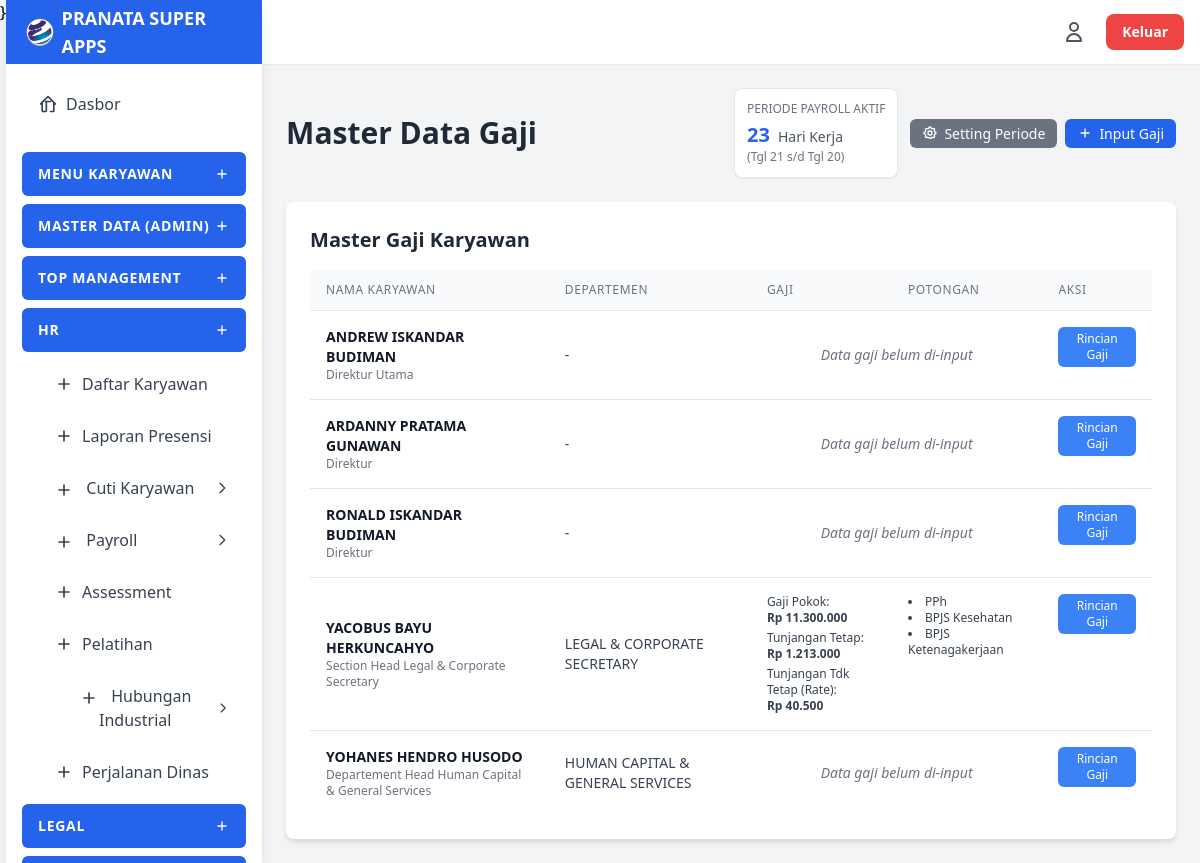
The app's page /modules/hr/payroll_master_gaji.php (signed in) with its own data.
### tables this page shows
CREATE TABLE `users` (
  `id` int(11) NOT NULL,
  `nik` varchar(50) NOT NULL COMMENT 'Nomor Induk Karyawan',
  `password` varchar(255) NOT NULL COMMENT 'Gunakan password_hash() di PHP',
  `nama_lengkap` varchar(255) NOT NULL,
  `email` varchar(255) NOT NULL,
  `jenis_kelamin` enum('Laki-laki','Perempuan') DEFAULT NULL,
  `alamat` text DEFAULT NULL,
  `telepon` varchar(30) DEFAULT NULL,
  `no_ktp` varchar(50) DEFAULT NULL,
  `npwp` varchar(50) DEFAULT NULL,
  `status_perkawinan` varchar(20) DEFAULT NULL COMMENT 'Misal: TK/0, K/1, K/2, K/3',
  `pendidikan_terakhir` enum('Tidak Sekolah','SD','SMP','SMA/SMK','D1','D2','D3','S1','S2','S3') DEFAULT NULL,
  `jumlah_tanggungan` int(2) NOT NULL DEFAULT 0,
  `nama_jabatan` varchar(100) DEFAULT NULL,
  `pic` varchar(100) DEFAULT NULL,
  `id_direktorat` int(11) DEFAULT NULL,
  `id_divisi` int(11) DEFAULT NULL,
  `id_departemen` int(11) DEFAULT NULL,
  `id_section` int(11) DEFAULT NULL,
  `atasan_id` int(11) DEFAULT NULL COMMENT 'FK ke users.id (Atasan Langsung)',
  `tanggal_masuk` date DEFAULT NULL,
  `jumlah_cuti` int(5) DEFAULT 12,
  `penempatan_kerja` varchar(100) DEFAULT NULL,
  `status_karyawan` enum('PKWT','PKWTT','BOD','BOC','Freelance','OS','Magang','KHL') NOT NULL DEFAULT 'PKWT',
  `terakhir_cuti` date DEFAULT NULL,
  `expired_pkwt` date DEFAULT NULL,
  `bank_nama` varchar(100) DEFAULT NULL,
  `bank_rekening` varchar(100) DEFAULT NULL,
  `bank_atas_nama` varchar(255) DEFAULT NULL,
  `kontak_darurat_nama` varchar(255) DEFAULT NULL,
  `kontak_darurat_hubungan` varchar(100) DEFAULT NULL,
  `kontak_darurat_telepon` varchar(30) DEFAULT NULL,
  `tier` enum('Admin','Staf','Supervisor','Manager','Direksi','Komisaris','Pemegang Saham') NOT NULL,
  `app_akses` enum('Admin','HR','Legal','Finance','Top Management','Karyawan') NOT NULL DEFAULT 'Karyawan',
  `foto_profile_path` varchar(255) DEFAULT NULL,
  `created_at` timestamp NOT NULL DEFAULT current_timestamp()
);

CREATE TABLE `departemen` (
  `id` int(11) NOT NULL,
  `id_divisi` int(11) NOT NULL,
  `nama_departemen` varchar(255) NOT NULL,
  `kode_departemen` varchar(2) DEFAULT NULL COMMENT '2 digit kode unik departemen',
  `nomor_urut_terakhir` int(3) NOT NULL DEFAULT 0 COMMENT 'Nomor urut terakhir yg digunakan',
  `id_pimpinan` int(11) DEFAULT NULL COMMENT 'FK ke users.id (Manager)'
);

CREATE TABLE `payroll_master_gaji` (
  `id` int(11) NOT NULL,
  `user_id` int(11) NOT NULL COMMENT 'FK ke users.id',
  `gaji_pokok` bigint(20) NOT NULL DEFAULT 0,
  `tunj_jabatan` bigint(20) NOT NULL DEFAULT 0 COMMENT 'Tunjangan Tetap',
  `tunj_kesehatan` bigint(20) NOT NULL DEFAULT 0 COMMENT 'Tunjangan Tetap (Asuransi)',
  `tunj_transport` bigint(20) NOT NULL DEFAULT 0 COMMENT 'Tunjangan Tidak Tetap',
  `tunj_makan` bigint(20) NOT NULL DEFAULT 0 COMMENT 'Tunjangan Tidak Tetap',
  `tunj_rumah` bigint(20) NOT NULL DEFAULT 0 COMMENT 'Tunjangan Tidak Tetap',
  `tunj_pendidikan` bigint(20) NOT NULL DEFAULT 0 COMMENT 'Tunjangan Tidak Tetap',
  `tunj_komunikasi` bigint(20) NOT NULL DEFAULT 0 COMMENT 'Tunjangan Tidak Tetap',
  `status_ptkp` varchar(10) DEFAULT NULL COMMENT 'Status PTKP (Misal: TK/0, K/1)',
  `pot_pph` tinyint(1) NOT NULL DEFAULT 0 COMMENT 'Potongan Wajib (0=Tidak, 1=Ya)',
  `pot_bpjs_kesehatan` tinyint(1) NOT NULL DEFAULT 0 COMMENT 'Potongan Wajib (0=Tidak, 1=Ya)',
  `pot_bpjs_ketenagakerjaan` tinyint(1) NOT NULL DEFAULT 0 COMMENT 'Potongan Wajib (0=Tidak, 1=Ya)',
  `updated_by_id` int(11) DEFAULT NULL COMMENT 'ID HR/Admin yg terakhir update',
  `updated_at` timestamp NOT NULL DEFAULT current_timestamp() ON UPDATE current_timestamp()
);

### modules/hr/payroll_master_gaji.php (the view, shortened to what this page needs)
<?php
require '../../includes/db.php';
$errors = [];
$daftar_karyawan_gaji = [];
$sql_get = "
    SELECT
        u.id as user_id, u.nama_lengkap, u.nama_jabatan,
        d.nama_departemen,
        g.gaji_pokok,
        (g.tunj_jabatan + g.tunj_kesehatan) AS total_tunj_tetap,
        (g.tunj_transport + g.tunj_makan + g.tunj_rumah + g.tunj_pendidikan) AS total_tunj_tidak_tetap_gross, -- Dikeluarkan tunj_komunikasi
        g.pot_pph,
        g.pot_bpjs_kesehatan,
        g.pot_bpjs_ketenagakerjaan,
        g.id AS gaji_id
    FROM users u
    LEFT JOIN departemen d ON u.id_departemen = d.id
    LEFT JOIN payroll_master_gaji g ON u.id = g.user_id
    WHERE u.tier != 'Admin' AND u.status_karyawan IN ('PKWT', 'PKWTT', 'BOD', 'BOC')
    ORDER BY u.nama_lengkap ASC
";
$result_get = $conn->query($sql_get);
if ($result_get) {
    while ($row = $result_get->fetch_assoc()) {
        $daftar_karyawan_gaji[] = $row;
    }
} else {
    $errors[] = "Gagal mengambil data karyawan: " . $conn->error;
}
$payroll_settings = [];
$sql_settings = "SELECT setting_key, setting_value FROM payroll_settings
                 WHERE setting_key IN ('periode_mulai', 'periode_akhir', 'jumlah_hari_kerja')";
$result_settings = $conn->query($sql_settings);
if ($result_settings) {
    while ($row = $result_settings->fetch_assoc()) {
        $payroll_settings[$row['setting_key']] = $row['setting_value'];
    }
}
$periode_mulai_info = $payroll_settings['periode_mulai'] ?? 'N/A';
$periode_akhir_info = $payroll_settings['periode_akhir'] ?? 'N/A';
$jumlah_hari_kerja_info = $payroll_settings['jumlah_hari_kerja'] ?? 0;
require '../../includes/header.php';
require '../../includes/sidebar.php';
?>
<main class="flex-1 overflow-x-hidden overflow-y-auto bg-gray-100 p-6">
    <div class="flex flex-wrap justify-between items-center mb-6 gap-3">
        <h1 class="text-3xl font-bold text-gray-800">Master Data Gaji</h1>
        <div class="flex flex-wrap items-center gap-3">
            <div class="bg-white p-3 rounded-lg shadow-sm border border-gray-200">
                <h4 class="text-xs font-medium text-gray-500 uppercase">Periode Payroll Aktif</h4>
                <div class="flex items-baseline space-x-2 mt-1">
                    <span class="text-xl font-bold text-blue-600 info-box-hari-kerja"><?php echo $jumlah_hari_kerja_info; ?></span>
                    <span class="text-sm text-gray-600">Hari Kerja</span>
                </div>
                <p class="text-xs text-gray-500 info-box-periode">(Tgl <?php echo $periode_mulai_info; ?> s/d Tgl <?php echo $periode_akhir_info; ?>)</p>
            </div>
            <div class="flex space-x-2">
                <button
                    type="button"
                    onclick="openPeriodeModal()"
                    class="btn-primary-sm bg-gray-500 hover:bg-gray-600 flex items-center">
                    Setting Periode
                </button>
                <button
                    type="button"
                    onclick="openModal('gajiModal', 'Input Gaji Karyawan Baru', null)"
                    class="btn-primary-sm bg-blue-600 hover:bg-blue-700 flex items-center">
                    <svg class="w-4 h-4 mr-1.5" fill="none" stroke="currentColor" viewBox="0 0 24 24" xmlns="http://www.w3.org/2000/svg"><path stroke-linecap="round" stroke-linejoin="round" stroke-width="2" d="M12 6v6m0 0v6m0-6h6m-6 0H6"></path></svg>
                    Input Gaji
                </button>
            </div>
        </div>
    </div>
    <div class="card">
        <div class="card-content">
            <h3 class="text-xl font-semibold text-gray-800 mb-4">Master Gaji Karyawan</h3>
            <div class="overflow-x-auto">
                <table class="w-full divide-y divide-gray-200">
                    <thead class="bg-gray-50">
                        <tr>
                            <th scope="col" class="px-4 py-3 text-left text-xs font-medium text-gray-500 uppercase tracking-wider">Nama Karyawan</th>
                            <th scope="col" class="px-4 py-3 text-left text-xs font-medium text-gray-500 uppercase tracking-wider">Departemen</th>
                            <th scope="col" class="px-4 py-3 text-left text-xs font-medium text-gray-500 uppercase tracking-wider">Gaji</th>
                            <th scope="col" class="px-4 py-3 text-left text-xs font-medium text-gray-500 uppercase tracking-wider">Potongan</th>
                            <th scope="col" class="px-4 py-3 text-left text-xs font-medium text-gray-500 uppercase tracking-wider">Aksi</th>
                        </tr>
                        </thead>
                    <tbody class="bg-white divide-y divide-gray-200">
                        <?php if (empty($daftar_karyawan_gaji)): ?>
                            <tr>
                                <td colspan="5" class="px-4 py-4 text-center text-sm text-gray-500"> Belum ada data karyawan.
                                </td>
                            </tr>
                        <?php else: ?>
                            <?php foreach ($daftar_karyawan_gaji as $data): ?>
                                <tr>
                                    <td class="px-4 py-4 text-sm text-gray-900">
                                        <div class="font-semibold"><?php echo htmlspecialchars($data['nama_lengkap']); ?></div>
                                        <div class="text-xs text-gray-500"><?php echo htmlspecialchars($data['nama_jabatan'] ?: '-'); ?></div>
                                    </td>
                                    <td class="px-4 py-4 text-sm text-gray-700"><?php echo htmlspecialchars($data['nama_departemen'] ?: '-'); ?></td>
                                    <?php if (empty($data['gaji_id'])):  ?>
                                        <td colspan="2" class="px-4 py-4 text-sm text-center text-gray-500 italic"> Data gaji belum di-input
                                        </td>
                                    <?php else: ?>
                                        <td class="px-4 py-4 text-xs text-gray-700 align-top">
                                            <div>Gaji Pokok:</div>
                                            <div class="font-bold">Rp <?php echo number_format($data['gaji_pokok'], 0, ',', '.'); ?></div>
                                            <div class="mt-1">Tunjangan Tetap:</div>
                                            <div class="font-bold">Rp <?php echo number_format($data['total_tunj_tetap'], 0, ',', '.'); ?></div>
                                            <div class="mt-1">Tunjangan Tdk Tetap (Rate):</div>
                                            <div class="font-bold">Rp <?php echo number_format($data['total_tunj_tidak_tetap_gross'], 0, ',', '.'); ?></div>
                                        </td>
                                        <td class="px-4 py-4 text-xs text-gray-700 align-top">
                                            <?php
                                            $potongan_list = [];
                                            if ($data['pot_pph'] == 1) { $potongan_list[] = 'PPh'; }
                                            if ($data['pot_bpjs_kesehatan'] == 1) { $potongan_list[] = 'BPJS Kesehatan'; }
                                            if ($data['pot_bpjs_ketenagakerjaan'] == 1) { $potongan_list[] = 'BPJS Ketenagakerjaan'; }
                                            if (empty($potongan_list)) {
                                                echo '-';
                                            } else {
                                                echo '<ul class="list-disc list-inside">';
                                                foreach ($potongan_list as $pot) {
                                                    echo '<li>' . $pot . '</li>';
                                                }
                                                echo '</ul>';
                                            }
                                            ?>
                                        </td>
                                    <?php endif; ?>
                                    <td class="px-4 py-4 text-sm align-top">
                                        <button
                                            type="button"
                                            onclick="openRincianModal(<?php echo $data['user_id']; ?>, '<?php echo htmlspecialchars(addslashes($data['nama_lengkap'])); ?>', <?php echo $jumlah_hari_kerja_info; ?>)"
                                            class="btn-primary-sm bg-blue-500 hover:bg-blue-600 text-xs">
                                            Rincian Gaji
                                        </button>
                                    </td>
                                </tr>
                            <?php endforeach; ?>
                        <?php endif; ?>
                    </tbody>
                </table>
            </div>
        </div>
    </div>
</main>
<?php
require '../../includes/footer.php';
?>

### includes/header.php (style rules this page uses)
.card { background-color: white; border-radius: 0.5rem; box-shadow: 0 4px 6px -1px rgba(0, 0, 0, 0.1), 0 2px 4px -1px rgba(0, 0, 0, 0.06); overflow: hidden; }
.card-content { padding: 1.5rem; }
.btn-primary-sm { padding: 0.25rem 0.75rem; font-size: 0.875rem; font-weight: 500; color: white; background-color: #3b82f6; border-radius: 0.375rem; transition: background-color 0.2s; text-decoration: none; }

### records on screen
users: nama_lengkap "ANDREW ISKANDAR BUDIMAN", nama_jabatan "Direktur Utama", nama_departemen "-", shows "Data gaji belum di-input"
users: nama_lengkap "ARDANNY PRATAMA GUNAWAN", nama_jabatan "Direktur", nama_departemen "-", shows "Data gaji belum di-input"
users: nama_lengkap "RONALD ISKANDAR BUDIMAN", nama_jabatan "Direktur", nama_departemen "-", shows "Data gaji belum di-input"
users: nama_lengkap "YACOBUS BAYU HERKUNCAHYO", nama_jabatan "Section Head Legal & Corporate Secretary", id_departemen.nama_departemen "LEGAL & CORPORATE SECRETARY", payroll_master_gaji.gaji_pokok "11.300.000", total_tunj_tetap "1.213.000", total_tunj_tidak_tetap_gross "40.500", pot "PPh", pot "BPJS Kesehatan", pot "BPJS Ketenagakerjaan"
users: nama_lengkap "YOHANES HENDRO HUSODO", nama_jabatan "Departement Head Human Capital & General Services", id_departemen.nama_departemen "HUMAN CAPITAL & GENERAL SERVICES", shows "Data gaji belum di-input"

### other values on screen
$title "MENU KARYAWAN MASTER DATA (ADMIN) TOP MANAGEMENT HR LEGAL"
$jumlah_hari_kerja_info "23"
$periode_mulai_info "21"
$periode_akhir_info "20"
